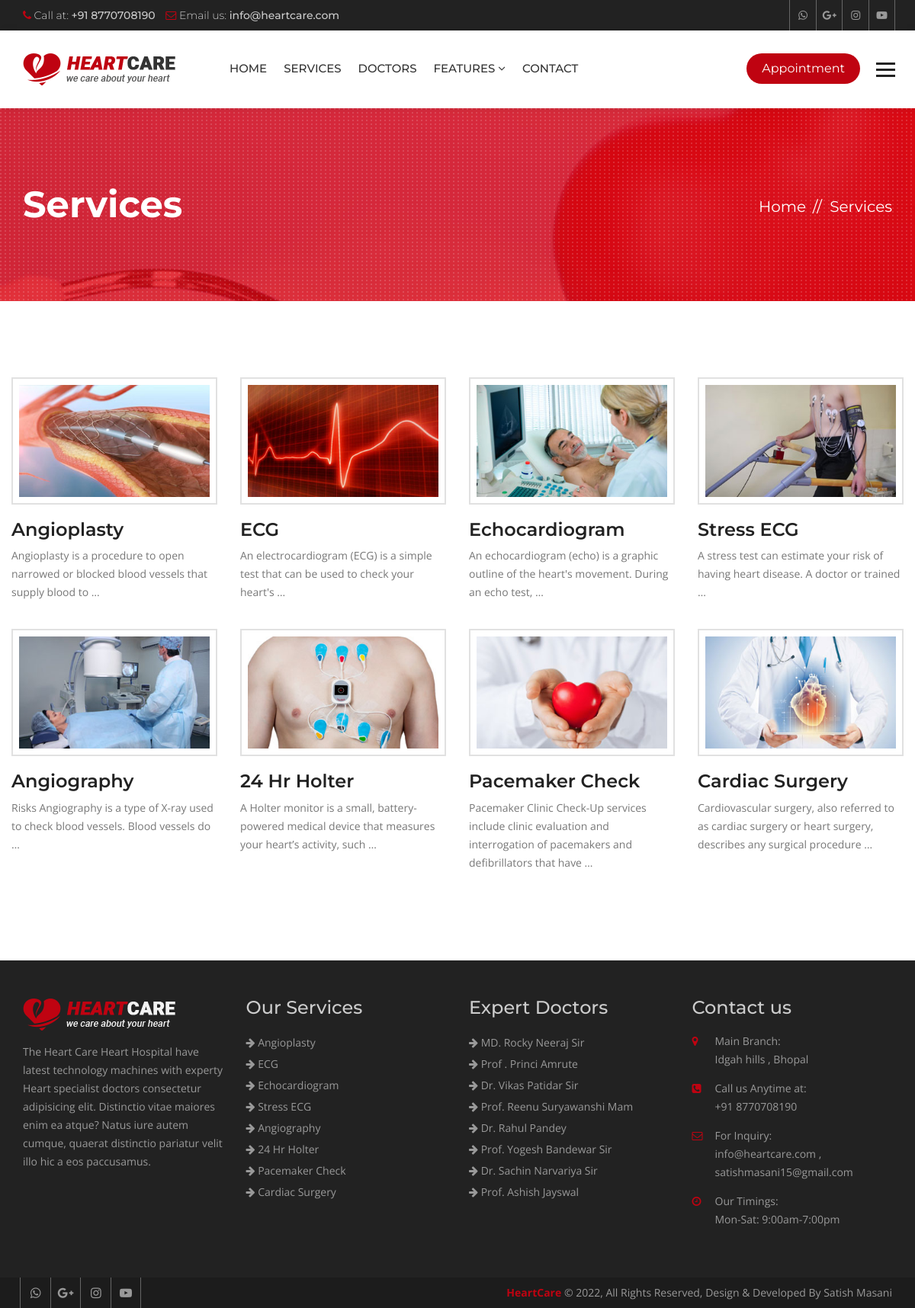
Page /services/ on the committed database.
### hospital/models.py (models this page shows, shortened)
class Service(models.Model):
    title = models.CharField(max_length=120)
    description = models.TextField()
    items = models.ManyToManyField(to='Item',)
    thumbnail = models.ImageField(upload_to='services/')
    cover = models.ImageField(upload_to='services/')
    image1 = models.ImageField(upload_to='services/', blank=True, null=True)
    image2 = models.ImageField(upload_to='services/', blank=True, null=True)

class Doctor(models.Model):
    name = models.CharField(max_length=120)
    speciality = models.CharField(max_length=120)
    picture = models.ImageField(upload_to="doctors/")
    details = models.TextField()
    experience = models.TextField()
    expertize = models.ManyToManyField(to='Expertize', related_name='doctors')
    twitter = models.CharField(max_length=120, blank=True, null=True)
    facebook = models.CharField(max_length=120, blank=True, null=True)
    instagram = models.CharField(max_length=120, blank=True, null=True)

### hospital/views.py (the view)
# urls.py: path('services/', views.ServiceListView.as_view(), name="services"),
class ServiceListView(ListView):
    queryset = Service.objects.all()
    template_name = "hospital/services.html"

### hospital/context_processors.py (called while the page is built)
def footer_content(request):
    services = Service.objects.all()
    doctors = Doctor.objects.all()
    context = {
        'services': services,
        'doctors': doctors
    }
    return context

### templates/hospital/services.html (shortened to what this page needs)
{% extends 'base.html' %}
{% block maincontent %}
<div class="inner-banner">
  <div class="container">
    <div class="row">
      <div class="col-md-7">
        <h1>Services</h1>
      </div>
      <div class="col-md-5">
        <ol class="breadcrumb">
          <li><a href="{% url 'index' %}">Home</a></li>
          <li class="active">Services</li>
        </ol>
      </div>
    </div>
  </div>
</div>
<div class="main-content">
  <section class="services">
    <div class="container">
      <div class="row">
        <div class="service-style-1">
          <div class="row">
            {% for service in object_list %}
            <div class="col-md-3 col-sm-3">
              <div class="service-box">
                <div class="ser-thumb">
                  <img src="{{ service.thumbnail.url }}" alt=""></div>
                <div class="ser-content">
                  <h3><a href="{% url 'service_details' service.id %}">{{ service.title }}</a></h3>
                  <p>{{ service.description|truncatewords:15 }}</p>
                </div>
              </div>
            </div>
            {% endfor %}
          </div>
        </div>
      </div>
    </div>
  </section>
</div>
{% endblock maincontent %}

### templates/base.html (shortened to what this page needs)
{% load static %}
<!DOCTYPE html>
<html lang="en">
<head>
  {% include 'partials/_css.html' %}
</head>
<body>
  <div class="wrapper">
    {% include 'partials/_header.html' %}
    {% block maincontent %}
    {% endblock maincontent %}
    {% include 'partials/_footer.html' %}
    {% include 'partials/_js.html' %}
</body>
</html>

### templates/partials/_css.html (shortened to what this page needs)
{% load static %}
<link href="{% static 'heartcare/css/custom.css' %}" rel="stylesheet">
<link href="{% static 'heartcare/css/bootstrap.min.css' %}" rel="stylesheet">
<link href="{% static 'heartcare/css/color.css' %}" rel="stylesheet">
<link href="{% static 'heartcare/css/responsive.css' %}" rel="stylesheet">
<link href="{% static 'heartcare/css/font-awesome.min.css' %}" rel="stylesheet">
<link href="{% static 'heartcare/css/prettyPhoto.css' %}" rel="stylesheet">
<link href="{% static 'heartcare/css/owl.carousel.min.css' %}" rel="stylesheet">
<link href="{% static 'heartcare/css/bootstrap-datetimepicker.min.css' %}" rel="stylesheet">

### templates/partials/_header.html (shortened to what this page needs)
{% load static %}
<header class="site-header">
  <div class="top-bar">
    <div class="container">
      <div class="row">
        <div class="col-md-6 col-sm-8">
          <ul>
            <li><i class="fa fa-phone" aria-hidden="true"></i> Call at: <strong>+91 8770708190</strong></li>
            <li><i class="fa fa-envelope-o" aria-hidden="true"></i> Email us: <strong>info@heartcare.com</strong>
            </li>
          </ul>
        </div>
        <div class="col-md-6 col-sm-4 top-social"> <a href="https://chat.whatsapp.com/BF4DyXTBiIPDVx2bxjPIIw"><i class="fa fa-whatsapp" aria-hidden="true"></i></a>
          <a href="#"><i class="fa fa-google-plus"
              aria-hidden="true"></i></a> <a href="#"><i class="fa fa-instagram" aria-hidden="true"></i></a> <a
            href="#"><i class="fa fa-youtube-play" aria-hidden="true"></i></a> </div>
      </div>
    </div>
  </div>
  <div class="nav-logo-area">
    <div class="container">
      <div class="row">
        <div class="col-md-12">
          <nav class="navbar navbar-default">
            <div class="navbar-header">
              <a class="navbar-brand" href="{% url 'index' %}"><img src="{% static 'heartcare/images/logo.png' %}"
                  alt=""></a> </div>
            <div class="collapse navbar-collapse" id="bs-example-navbar-collapse-1">
              <ul class="nav navbar-nav">
                <li><a href="{% url 'index' %}">Home</a></li>
                <li><a href="{% url 'services' %}">Services</a></li>
                <li><a href="{% url 'doctors' %}">Doctors</a></li>
                <li class="dropdown"> <a href="#" class="dropdown-toggle" data-toggle="dropdown" role="button"
                    aria-haspopup="true" aria-expanded="false">Features <span class="fa fa-angle-down"></span></a>
                </li>
                <li><a href="{% url 'contact' %}">Contact</a></li>
              </ul>
              <ul class="nav navbar-nav navbar-right">
                <li><a class="appoint" href="{% url 'appointment' %}">Appointment</a></li>
                <li> <a id="menu-toggle" href="#" class="toggle"><img src="{% static 'heartcare/images/bars.png' %}"
                      alt=""></a> </li>
              </ul>
            </div>
          </nav>
        </div>
      </div>
    </div>
  </div>
</header>

### templates/partials/_sidebar.html (shortened to what this page needs)
{% load static %}

### templates/partials/_slider.html (shortened to what this page needs)
{% load static %}

### templates/partials/_footer.html
{% load static %}
<footer class="footer">
  <div class="footer-widgets">
    <div class="container">
      <div class="row">
        <div class="col-md-3 col-sm-6">
          <div class="widget"> <img class="ft-logo" src="{% static 'heartcare/images/footer-logo.png' %}" alt="">
            <p>The Heart Care Heart Hospital have latest technology machines with experty Heart specialist doctors
              consectetur adipisicing elit. Distinctio vitae maiores enim ea atque? Natus iure autem cumque, quaerat
              distinctio pariatur velit illo hic a eos paccusamus. </p>
          </div>
        </div>
        <div class="col-md-3 col-sm-6">
          <div class="widget">
            <h3>Our Services</h3>
            <ul>
              {% for service in services|slice:':8' %}
              <li><a href="{% url 'service_details' service.id %}"><i class="fa fa-arrow-right"></i>
                  {{service.title }}</a></li>
              {% endfor %}
            </ul>
          </div>
        </div>
        <div class="col-md-3 col-sm-6">
          <div class="widget">
            <h3>Expert Doctors</h3>
            <ul>
              {% for doctor in doctors|slice:':8' %}
              <li><a href="{% url 'doctor_details' doctor.id %}"><i class="fa fa-arrow-right"></i> {{ doctor.name }}</a>
              </li>
              {% endfor %}
            </ul>
          </div>
        </div>
        <div class="col-md-3 col-sm-6">
          <div class="widget">
            <h3>Contact us</h3>
            <address>
              <ul>
                <li> <span class="icon"><i class="fa fa-map-marker" aria-hidden="true"></i></span> <span
                    class="add-text"><strong>Main Branch:</strong> Idgah hills , Bhopal</span> </li>
                <li> <span class="icon"><i class="fa fa-phone-square" aria-hidden="true"></i></span> <span
                    class="add-text"><strong>Call us Anytime at:</strong> +91 8770708190</span> </li>
                <li> <span class="icon"><i class="fa fa-envelope-o" aria-hidden="true"></i></span> <span
                    class="add-text"><strong>For Inquiry:</strong> info@heartcare.com , satishmasani15@gmail.com</span> </li>
                <li> <span class="icon"><i class="fa fa-clock-o" aria-hidden="true"></i></span> <span
                    class="add-text"><strong>Our Timings:</strong> Mon-Sat: 9:00am-7:00pm</span> </li>
              </ul>
            </address>
          </div>
        </div>
      </div>
    </div>
  </div>
  <div class="footer-cr">
    <div class="container">
      <div class="row">
        <div class="col-md-6">
          <div class="footer-social"> <a href="#"><i class="fa fa-whatsapp" aria-hidden="true"></i></a> </a> <a href="#"><i class="fa fa-google-plus"
                aria-hidden="true"></i></a> <a href="#"><i class="fa fa-instagram" aria-hidden="true"></i></a> <a
              href="#"><i class="fa fa-youtube-play" aria-hidden="true"></i></a>
          </div>
        </div>
        <div class="col-md-6">
          <p><strong>HeartCare</strong> © {% now 'Y' %}, All Rights Reserved, Design & Developed By Satish Masani</p>
        </div>
      </div>
    </div>
  </div>
</footer>

### templates/partials/_js.html (shortened to what this page needs)
</div>
{% load static %}

### heartcare/static/heartcare/css/color.css (style rules this page uses)
.site-header .navbar-default .navbar-nav > li > a:hover, .site-header .navbar-default .navbar-nav > .active > a, .site-header .navbar-default .navbar-nav > .active > a:focus, .site-header .navbar-default .navbar-nav > .active > a:hover, .site-header .navbar-default .navbar-nav > .open > a, .site-header .navbar-default .navbar-nav > .open > a:focus, .site-header .navbar-default .navbar-nav > .open > a:hover, .main-slider .owl-theme .owl-dots .owl-dot.active span, .main-slider .owl-theme .owl-dots .owl-dot:hover span, .site-header .navbar-nav > li > a.appoint, .site-header .navbar-nav > li > a.nav-search, .btn-1, .site-header .dropdown-menu > li > a:after, .app-form input[type="submit"], .header-style-two .nav-area, .learn-more, .play:hover, .cp-tabs .nav-tabs > li.active > a, .cp-tabs .nav-tabs > li.active > a:focus, .cp-tabs .nav-tabs > li.active > a:hover, .site-header .head-search .btn.btn-default, .main-slider .owl-theme .owl-dots .owl-dot.active span, .main-slider .owl-theme .owl-dots .owl-dot:hover span, .service-box-2:after, .Heart-box:hover .v-icon, .Heart-box:hover .v-text, .post-date, .team-two .team-social li a, .team-two .team-box .team-text:after, .book-appointment-widget a, .cp-pagination .pagination > li > a:hover, .cp-pagination .pagination > li > span:hover, .book-app, .submit-btn, .news-thumb .date, .newsletter-form button, .news-detail blockquote, .comment-form input[type="submit"], .pro-hover a, .review-form input[type="submit"], .related-products .owl-dots .owl-dot.active span, .related-products .owl-dots .owl-dot:hover span, .heart-care-services .nav-tabs>li.active>a, .heart-care-services .nav-tabs>li.active>a:focus, .heart-care-services .nav-tabs>li.active>a:hover, .heart-care-services .nav-tabs>li>a:hover, .services-nav h3, .site-header .dropdown-menu > li > a:hover, .features-box:hover, .features-box.selected, .footer .widget .rm, .home-testimonials .owl-theme .owl-dots .owl-dot.active span, .home-testimonials .owl-theme .owl-dots .owl-dot:hover span { background: #bf0311; }
.top-bar li .fa, .top-social a:hover, .view, .services-list .service h3 a:hover, .service-style-1 .service-box .ser-content h3 a:hover, .faqs .panel-default > .panel-heading h4 a, .faqs .panel-default > .panel-heading a::after, .team-text h5 a:hover, .section-title-3 strong, .post-text > h5 a:hover, .read-more:hover, .widget address .icon, .footer .widget a:hover, .footer-cr p strong, .footer-social a:hover, .post-meta li, .post-meta li:after, .post-meta li a, .header-service-area .icon, .header-service-area strong, .section-title-1 strong, .section-title-1 h2, .sectio-title-2 strong, .welcome-text .designation, .Heart-box .v-icon, .phone-icon, .services-nav .side-nav li:hover a, .services-nav .side-nav li.active a, .gallery-thumb .hover-info a, .archives li:before, .search-form button, .date-time, .right-404 strong, .prices, .review .fa, .login-social li, .login-social li a, .heart-care-services .nav-tabs>li>a { color: #bf0311; }

### rows in the picture
Service: thumbnail (picture), title "Angioplasty", description "Angioplasty is a procedure to open narrowed or blocked blood vessels that supply blood to …"
Service: thumbnail (picture), title "ECG", description "An electrocardiogram (ECG) is a simple test that can be used to check your heart's …"
Service: thumbnail (picture), title "Echocardiogram", description "An echocardiogram (echo) is a graphic outline of the heart's movement. During an echo test, …"
Service: thumbnail (picture), title "Stress ECG", description "A stress test can estimate your risk of having heart disease. A doctor or trained …"
Service: thumbnail (picture), title "Angiography", description "Risks Angiography is a type of X-ray used to check blood vessels. Blood vessels do …"
Service: thumbnail (picture), title "24 Hr Holter", description "A Holter monitor is a small, battery-powered medical device that measures your heart’s activity, such …"
Service: thumbnail (picture), title "Pacemaker Check", description "Pacemaker Clinic Check-Up services include clinic evaluation and interrogation of pacemakers and defibrillators that have …"
Service: thumbnail (picture), title "Cardiac Surgery", description "Cardiovascular surgery, also referred to as cardiac surgery or heart surgery, describes any surgical procedure …"
Doctor: name "MD. Rocky Neeraj Sir"
Doctor: name "Prof . Princi Amrute"
Doctor: name "Dr. Vikas Patidar Sir"
Doctor: name "Prof. Reenu Suryawanshi Mam"
Doctor: name "Dr. Rahul Pandey"
Doctor: name "Prof. Yogesh Bandewar Sir"
Doctor: name "Dr. Sachin Narvariya Sir"
Doctor: name "Prof. Ashish Jayswal"
